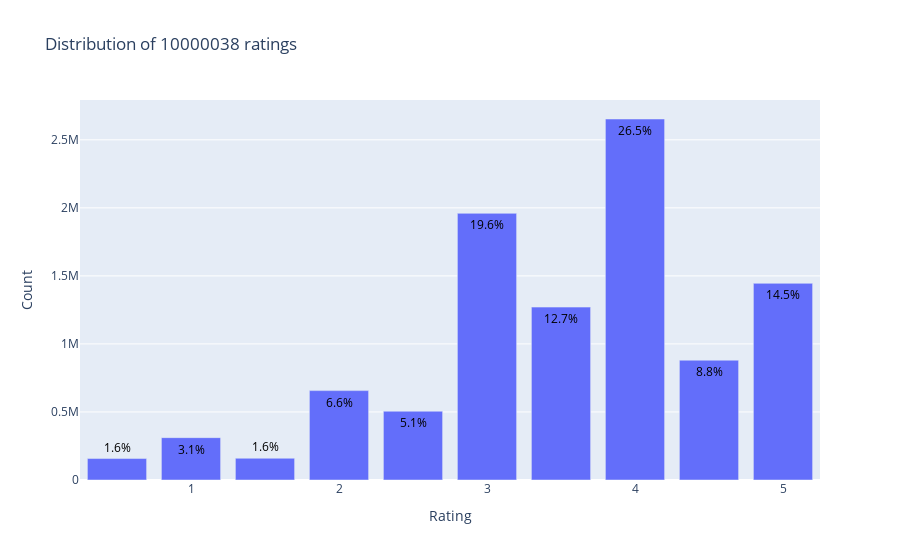

The cell this chart's notebook holds for it:
### Code cell
from plotly.offline import init_notebook_mode, plot, iplot
import plotly.graph_objs as go
init_notebook_mode(connected=True)

data = df_train['rating'].value_counts().sort_index(ascending=False)
trace = go.Bar(x = data.index, 
              text = ['{:.1f}%'.format(val) for val in (data.values/df_train.shape[0] * 100)],
              textposition = 'auto',
              textfont = dict(color = '#000000'),
              y = data.values,
              )
# Layout Creation
layout = dict(title = 'Distribution of {} ratings'.format(df_train.shape[0]),
             xaxis = dict(title = 'Rating'),
             yaxis = dict(title = 'Count'))

# Create Plot
fig = go.Figure(data = [trace], layout=layout)
fig.show()

### Figure 1 — Plotly figure (JSON) as saved in the notebook; plotly's stock layout.template omitted (floating-point values rounded to 4 significant figures)
{"data": [{"text": ["14.5%", "8.8%", "26.5%", "12.7%", "19.6%", "5.1%", "6.6%", "1.6%", "3.1%", "1.6%"], "textfont": {"color": "#000000"}, "textposition": "auto", "type": "bar", "x": [5, 4.5, 4, 3.5, 3, 2.5, 2, 1.5, 1, 0.5], "y": [1445230, 880516, 2652977, 1270642, 1959759, 505578, 656821, 159731, 311213, 157571]}], "layout": {"autosize": true, "title": {"text": "Distribution of 10000038 ratings"}, "xaxis": {"autorange": true, "range": [0.25, 5.25], "title": {"text": "Rating"}, "type": "linear"}, "yaxis": {"autorange": true, "range": [0, 2793000.0], "title": {"text": "Count"}, "type": "linear"}}}
